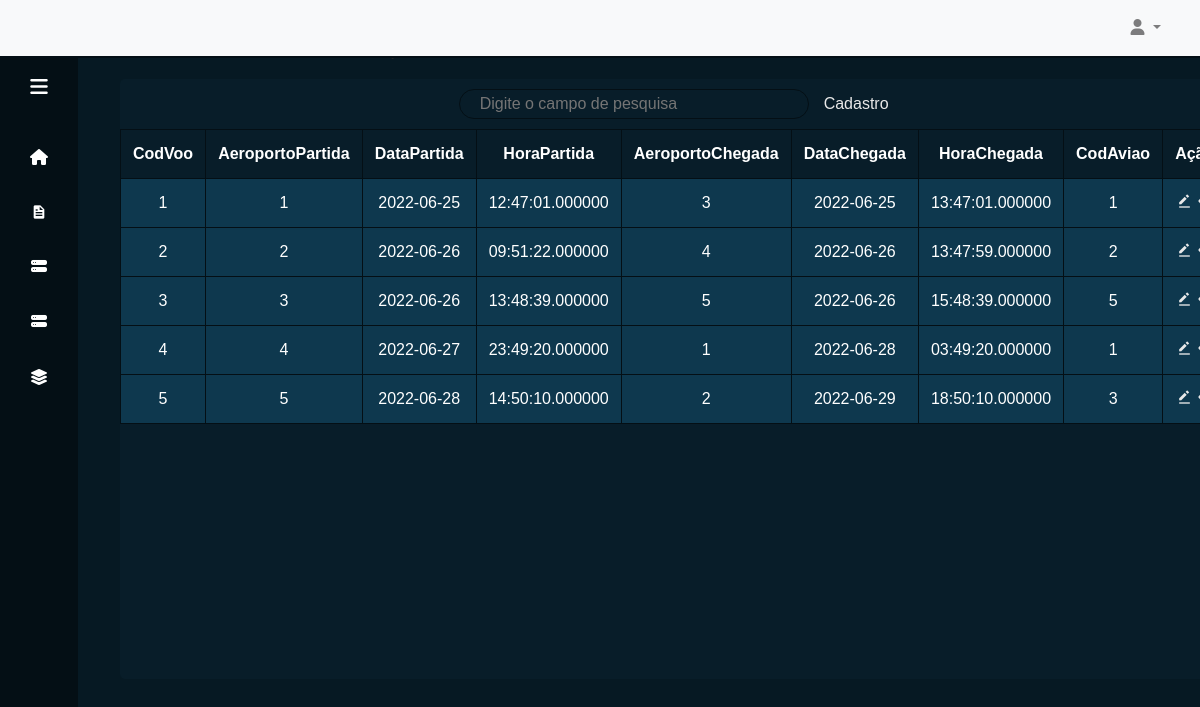
The app's page /index.php?pagina=voo with its own data.
### tables this page shows
CREATE TABLE `voo` (
  `CodVoo` int(11) NOT NULL,
  `AeroportoPartida` int(11) DEFAULT NULL,
  `DataPartida` date NOT NULL,
  `HoraPartida` time(6) NOT NULL,
  `AeroportoChegada` int(11) DEFAULT NULL,
  `DataChegada` date NOT NULL,
  `HoraChegada` time(6) NOT NULL,
  `CodAviao` int(11) DEFAULT NULL
);

### includes/voo.php (the view, shortened to what this page needs)
<div class="description">
    <h2>Modelos:   <label> Cadastre, edite ou exclua modelos cadastrados. </label></h2>
</div>
<div class="table">
    <div class="table-header">
        <input type="text" id="myInput" onkeyup="myFunction()" placeholder="Digite o campo de pesquisa">
        <a href="?pagina=cad_voo">Cadastro</a>
    </div>
    <table id="myTable">
        <tr class="table_titles">
            <th>CodVoo</th>
            <th>AeroportoPartida</th>
            <th>DataPartida</th>
            <th>HoraPartida</th>
            <th>AeroportoChegada</th>
            <th>DataChegada</th>
            <th>HoraChegada</th>
            <th>CodAviao</th>
            <th>Ação</th>
        </tr>
        <?php
            $conexao = mysqli_connect("localhost","root","","cia_aerea");
            $sql = "SELECT * from voo";
            $buscar = mysqli_query($conexao, $sql);
            while($dados=mysqli_fetch_array($buscar)){
        ?>
        <tr class="table_body">
            <td id="<?php echo $dados['CodVoo'];?>" class="id"><?php echo $dados['CodVoo']; ?></td>
            <td><?php echo $dados['AeroportoPartida']; ?></td>
            <td><?php echo $dados['DataPartida']; ?></td>
            <td><?php echo $dados['HoraPartida']; ?></td>
            <td><?php echo $dados['AeroportoChegada']; ?></td>
            <td><?php echo $dados['DataChegada']; ?></td>
            <td><?php echo $dados['HoraChegada']; ?></td>
            <td><?php echo $dados['CodAviao']; ?></td>
            <td>
                <a href="functions/edit_model.php?id=<?php echo $dados['CodVoo']; ?>"><i class='bx bxs-edit-alt'></i></a>
                <a href="functions/delete_model.php?id=<?php echo $dados['CodVoo']; ?>"><i class='bx bxs-tag-x' ></i></a>
            </td>
        </tr>
        <?php
            }
        ?>
    </table>
</div>

### records on screen
voo: CodVoo "1", AeroportoPartida "1", DataPartida "2022-06-25", HoraPartida "12:47:01.000000", AeroportoChegada "3", DataChegada "2022-06-25", HoraChegada "13:47:01.000000", CodAviao "1"
voo: CodVoo "2", AeroportoPartida "2", DataPartida "2022-06-26", HoraPartida "09:51:22.000000", AeroportoChegada "4", DataChegada "2022-06-26", HoraChegada "13:47:59.000000", CodAviao "2"
voo: CodVoo "3", AeroportoPartida "3", DataPartida "2022-06-26", HoraPartida "13:48:39.000000", AeroportoChegada "5", DataChegada "2022-06-26", HoraChegada "15:48:39.000000", CodAviao "5"
voo: CodVoo "4", AeroportoPartida "4", DataPartida "2022-06-27", HoraPartida "23:49:20.000000", AeroportoChegada "1", DataChegada "2022-06-28", HoraChegada "03:49:20.000000", CodAviao "1"
voo: CodVoo "5", AeroportoPartida "5", DataPartida "2022-06-28", HoraPartida "14:50:10.000000", AeroportoChegada "2", DataChegada "2022-06-29", HoraChegada "18:50:10.000000", CodAviao "3"
